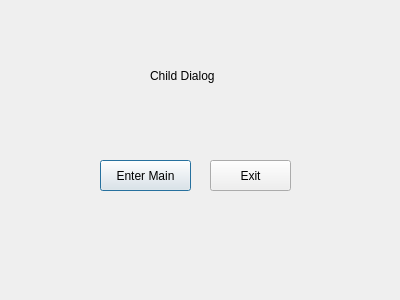
<?xml version="1.0" encoding="UTF-8"?>
<ui version="4.0">
 <class>ChildDialog</class>
 <widget class="QDialog" name="ChildDialog">
  <property name="geometry">
   <rect>
    <x>0</x>
    <y>0</y>
    <width>400</width>
    <height>300</height>
   </rect>
  </property>
  <property name="windowTitle">
   <string>Dialog</string>
  </property>
  <widget class="QLabel" name="label">
   <property name="geometry">
    <rect>
     <x>150</x>
     <y>60</y>
     <width>101</width>
     <height>31</height>
    </rect>
   </property>
   <property name="text">
    <string>Child Dialog</string>
   </property>
  </widget>
  <widget class="QPushButton" name="btnEnter">
   <property name="geometry">
    <rect>
     <x>100</x>
     <y>160</y>
     <width>91</width>
     <height>31</height>
    </rect>
   </property>
   <property name="text">
    <string>Enter Main</string>
   </property>
  </widget>
  <widget class="QPushButton" name="btnExit">
   <property name="geometry">
    <rect>
     <x>210</x>
     <y>160</y>
     <width>81</width>
     <height>31</height>
    </rect>
   </property>
   <property name="text">
    <string>Exit</string>
   </property>
  </widget>
 </widget>
 <resources/>
 <connections>
  <connection>
   <sender>btnExit</sender>
   <signal>clicked()</signal>
   <receiver>ChildDialog</receiver>
   <slot>reject()</slot>
   <hints>
    <hint type="sourcelabel">
     <x>250</x>
     <y>170</y>
    </hint>
    <hint type="destinationlabel">
     <x>343</x>
     <y>127</y>
    </hint>
   </hints>
  </connection>
  <connection>
   <sender>btnEnter</sender>
   <signal>clicked()</signal>
   <receiver>ChildDialog</receiver>
   <slot>accept()</slot>
   <hints>
    <hint type="sourcelabel">
     <x>139</x>
     <y>172</y>
    </hint>
    <hint type="destinationlabel">
     <x>59</x>
     <y>240</y>
    </hint>
   </hints>
  </connection>
 </connections>
</ui>
